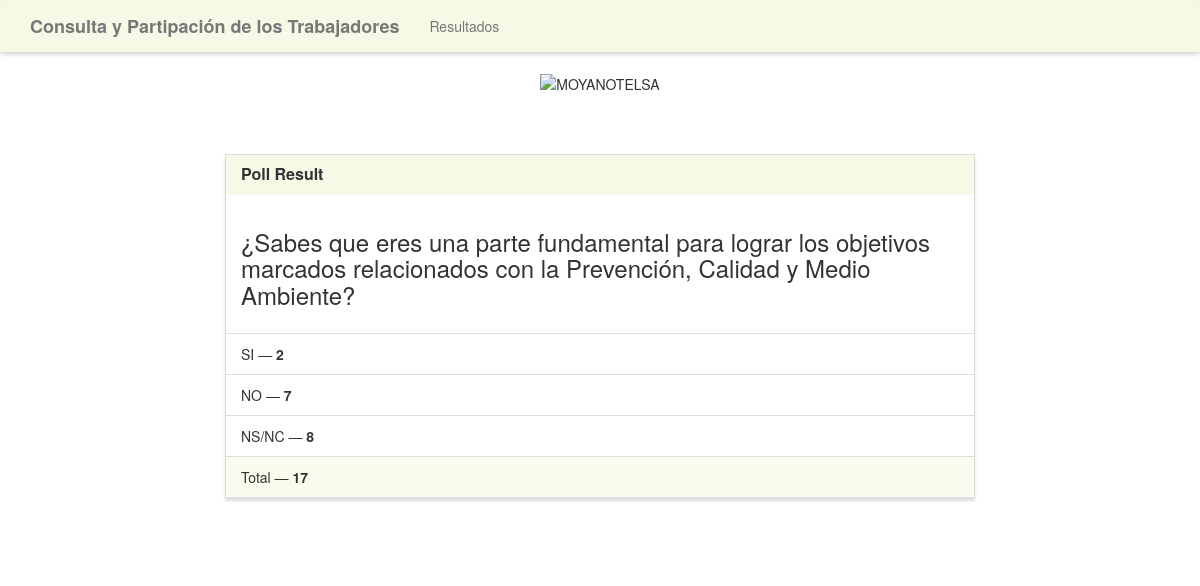
Screenshot of /results/2/ with the database file from the repository.
### encuesta/models.py (models this page shows)
class Poll (models.Model):
    question = models.TextField()
    option_one = models.CharField(max_length=30)
    option_two = models.CharField(max_length=30)
    option_three = models.CharField(max_length=30)
    option_one_count = models.IntegerField(default=0)
    option_two_count = models.IntegerField(default=0)
    option_three_count = models.IntegerField(default=0)
    def total(self):
        return self.option_one_count + self.option_two_count + self.option_three_count

### encuesta/views.py (the view)
# urls.py: path('results/<poll_id>/', poll_views.results, name='results'),
def results(request, poll_id):
    poll = Poll.objects.get(pk=poll_id)
    context = {
        'poll' : poll
    }
    return render(request, 'poll/results.html', context)

### encuesta/templates/poll/results.html (shortened to what this page needs)
{% extends "poll/base.html" %}
{% block main %}
<div class="row" style="text-align: center;">
    <img src="http://www.moyanotelsa.com/themes/sice/images/logo-moyanotelsa.jpg" class="img-fluid" alt="MOYANOTELSA">
</div>
<br>
<br>
<br>
<div class="row" >
    <div class="col-lg-8 col-lg-offset-2">
        <div class="panel panel-default">
            <div class="panel-heading">
                <h3 class="panel-title">Poll Result</h3>
            </div>
            <div class="panel-body">
                <h3>{{ poll.question }}</h3>
            </div>
            <ul class="list-group">
                <li class="list-group-item">{{ poll.option_one }} &mdash; <strong>{{ poll.option_one_count }}</strong></li>
                <li class="list-group-item">{{ poll.option_two }} &mdash; <strong>{{ poll.option_two_count }}</strong></li>
                <li class="list-group-item">{{ poll.option_three }} &mdash; <strong>{{ poll.option_three_count }}</strong></li>
            </ul>
            <div class="panel-footer">
                Total &mdash; <strong>{{ poll.total }}</strong>
            </div>
        </div>
    </div>
</div>
<br>
<br>
{% endblock %}

### encuesta/static/polls/style.css (style rules this page uses)
.navbar-default, .btn, .form-control, .panel { border-radius: 0; }
.panel-default > .panel-heading { color: #333; background-color: rgba(245, 245, 220, 0.7); border-color: rgba(245, 245, 220, 0.6); border-top-left-radius: 0; border-top-right-radius: 0; }
.panel-footer { background-color: rgba(245, 245, 220, 0.5); border-color: rgba(245, 245, 220, 0.4); }
.panel { box-shadow: 0px 3px 3px 0px #ddd; }
a.navbar-brand, .panel-title { font-weight: bolder; }

### rows the page displays
Poll: question "¿Sabes que eres una parte fundamental para lograr los objetivos marcados relacionados con la Prevención, Calidad y Medio Ambiente?", option_one "SI", option_one_count "2", option_two "NO", option_two_count "7", option_three "NS/NC", option_three_count "8", total "17"
